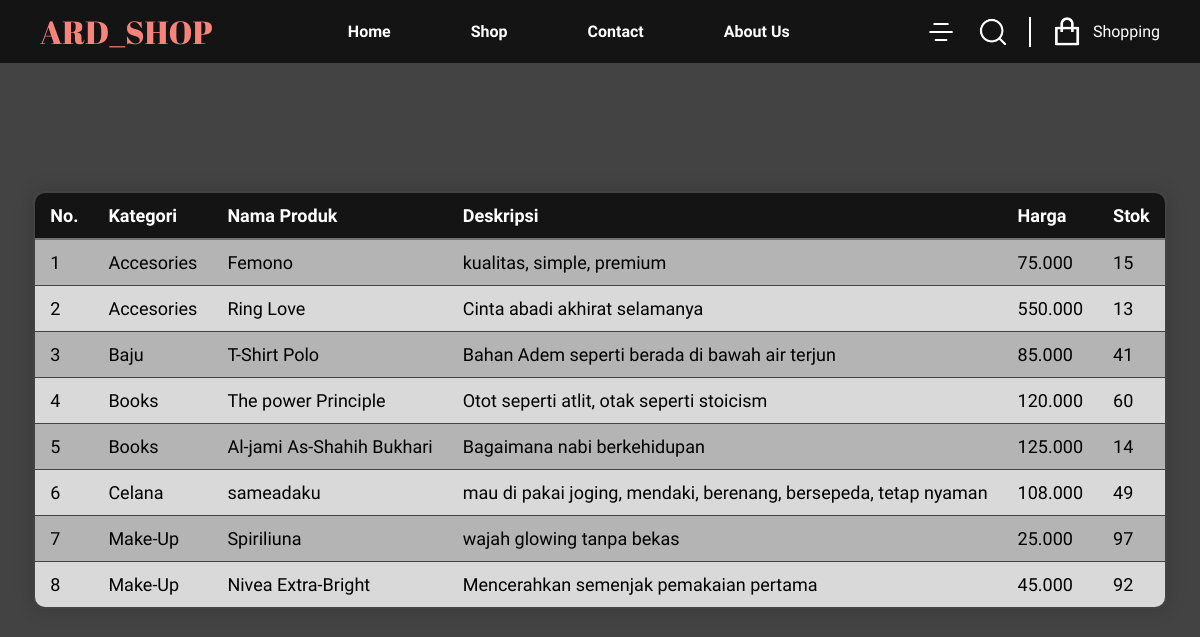
The page /DashBoard/Market_Place.php on the database its author committed.
### tables this page shows
CREATE TABLE `products` (
  `product_id` int(8) NOT NULL,
  `cate_id` int(8) DEFAULT NULL,
  `product_name` varchar(50) NOT NULL,
  `description` varchar(100) NOT NULL,
  `price` float(6,3) NOT NULL,
  `stock` int(3) DEFAULT NULL
);

### DashBoard/Market_Place.php (the view, shortened to what this page needs)
<?php
include '../Connection.php';
?>
<!DOCTYPE html>
<html lang="en">
<head>
    <link rel="stylesheet" href="style/Style.css">
</head>
<body>
    <nav class="navbar">
        <div class="brand">ARD_SHOP</div>
        <div class="nav">
            <div>Home</div>
            <div>Shop</div>
            <div>Contact</div>
            <div>About Us</div>
        </div>
        <div class="actions">
            <img src="../image/Bar Menu.png" alt="Bar-Menu" width="32" height="32" style="position: relative;">
            <img src="../image/Search.png" alt="Search" width="32" height="32" style="position: relative;">
            <div class="divider"></div>
            <div class="shopping">
                <img src="../image/shop.png" alt="shop" width="32" height="32" style="position: relative;">
                <div>Shopping</div>
            </div>
        </div>
    </nav>
    <table class="styled-table">
        <thead>
            <tr>
                <th>No.</th>
                <th>Kategori</th>
                <th>Nama Produk</th>
                <th>Deskripsi</th>
                <th>Harga</th>
                <th>Stok</th>
            </tr>
        </thead>
        <tbody>
        <?php
        $query = "SELECT * FROM Marketplace ORDER BY category_name, product_id";
        $result = mysqli_query($connection, $query);
        $i = 1;
        while ($row = mysqli_fetch_array($result)) {
            $kategori = $row["category_name"];
            $productName = $row["product_name"];
            $description = $row["description"];
            $price = $row["price"];
            $stock = $row["stock"];
            echo "<tr>";
            echo "<td>" . $i . "</td>";
            echo "<td>" . htmlspecialchars($kategori) . "</td>";
            echo "<td>" . htmlspecialchars($productName) . "</td>";
            echo "<td>" . htmlspecialchars($description) . "</td>";
            echo "<td>" . htmlspecialchars($price) . "</td>";
            echo "<td>" . htmlspecialchars($stock) . "</td>";
            echo "</tr>";
            $i++;
        }
        ?>
        </tbody>
    </table>
</body>
</html>

### DashBoard/Style/Style.css (style rules this page uses)
body { margin: 0; padding: 0; background-color: #434343; font-family: 'Segoe UI', Tahoma, Geneva, Verdana, sans-serif; display: flex; justify-content: center; align-items: center; height: 100vh; }
.navbar { background-color: #141414; padding: 10px 40px; display: flex; justify-content: space-between; align-items: center; position: fixed; width: 100%; top: 0; z-index: 1000; box-sizing: border-box; }
.navbar .brand { color: #F8837A; font-size: 32px; font-family: 'Abril Fatface', cursive; font-weight: 400; }
.navbar .nav { display: flex; gap: 80px; }
.navbar .nav > div { color: #FEFFFE; font-size: 16px; font-weight: 600; cursor: pointer; }
.navbar .actions { display: flex; align-items: center; gap: 20px; }
.navbar .actions img { cursor: pointer; }
.navbar .actions .divider { width: 2px; height: 30px; background: white; }
.navbar .actions .shopping { display: flex; align-items: center; gap: 10px; color: #FEFFFE; }
.navbar .actions .shopping img { cursor: pointer; }
.styled-table { border-collapse: collapse; margin: 25px 0; font-size: 18px; min-width: 800px; box-shadow: 0 0 20px rgba(0, 0, 0, 0.15); border: 2px solid #727272; border-radius: 12px; overflow: hidden; }
.styled-table thead tr { background-color: #141414; border: 2px solid #727272; color: #FEFFFE; text-align: left; font-weight: bold; }
.styled-table th, .styled-table td { padding: 12px 15px; }
.styled-table tbody tr { border-bottom: 1px solid #434343; }
.styled-table tbody tr:nth-of-type(even) { background-color: rgba(255, 255, 255, 0.8); }
.styled-table tbody tr:nth-of-type(odd) { background-color: rgba(255, 255, 255, 0.6); }
.styled-table tbody tr:last-of-type { border-bottom: 2px solid #141414; }

### rows shown on the page
products: kategori "Accesories", product_name "Femono", description "kualitas, simple, premium", price "75.000", stock "15"
products: kategori "Accesories", product_name "Ring Love", description "Cinta abadi akhirat selamanya", price "550.000", stock "13"
products: kategori "Baju", product_name "T-Shirt Polo", description "Bahan Adem seperti berada di bawah air terjun", price "85.000", stock "41"
products: kategori "Books", product_name "The power Principle", description "Otot seperti atlit, otak seperti stoicism", price "120.000", stock "60"
products: kategori "Books", product_name "Al-jami As-Shahih Bukhari", description "Bagaimana nabi berkehidupan", price "125.000", stock "14"
products: kategori "Celana", product_name "sameadaku", description "mau di pakai joging, mendaki, berenang, bersepeda, tetap nyaman", price "108.000", stock "49"
products: kategori "Make-Up", product_name "Spiriliuna", description "wajah glowing tanpa bekas", price "25.000", stock "97"
products: kategori "Make-Up", product_name "Nivea Extra-Bright", description "Mencerahkan semenjak pemakaian pertama", price "45.000", stock "92"
